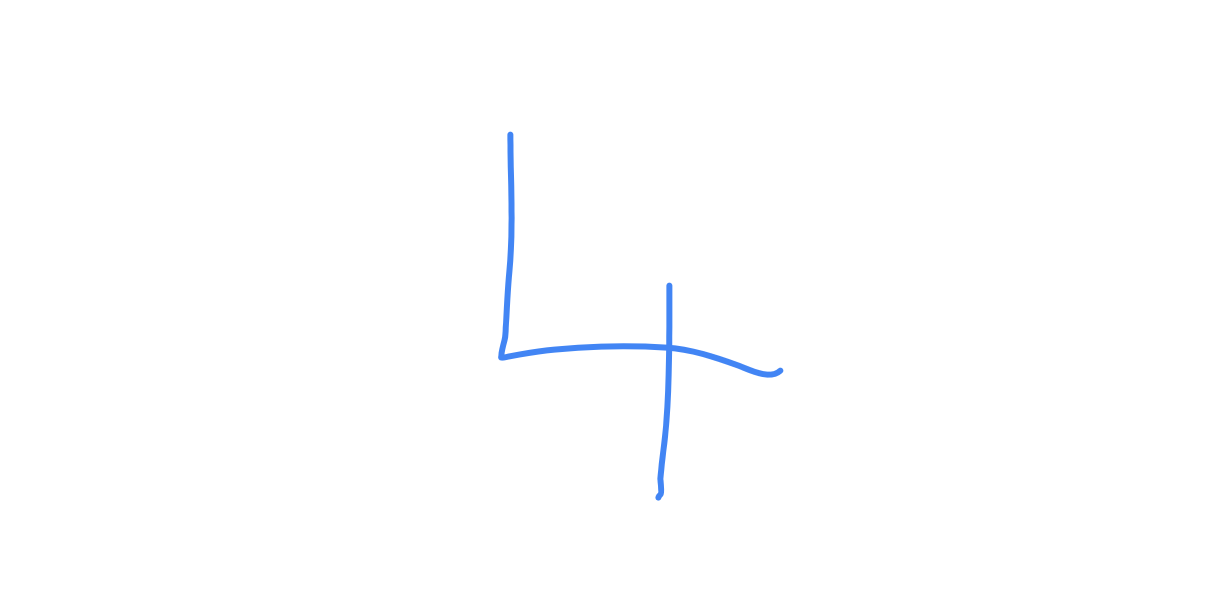
#> input picture data/img/autodraw 3_3_2023.png, 2458 x 1178 px, given in place of trex.png, which was not available (shown at 1/2 size)
$ jupyter execute session3_inclass_auan.ipynb   (text cells are left out)
#> lines starting #> are read from the running program, lines starting #| are printed output that depends on the picture; after the words box and inside, x2 and y2 are one past the last pixel; in counts of white or black regions, pixels touching at a corner belong together; pictures that were not available may be replaced by others from this repository, and a replacement may not be noted
[cell 1]
# We need to include the home directory in our path, so we can read in our own module.
import os
import sys
sys.path.append(os.path.join(".."))
import cv2
import numpy as np
from utils.imutils import jimshow
from utils.imutils import jimshow_channel
import matplotlib.pyplot as plt

[cell 2]
# load our dino pal
image = cv2.imread(os.path.join("..", "data", "img", "trex.png"))
#> image is the input picture: shape (1178, 2458, 3); mean B, G, R 254.9, 254.3, 253.9
width = image.shape[1]
#> width = 2458
height = image.shape[0]
#> height = 1178

[cell 3]
M = cv2.getRotationMatrix2D((width/2, height/2), -45, 1) # defining matrix, width and height divied by 2 = center //
# Rotate by 45 anti clock wise. Use minus to due clock wise
# CHange 1 too 2 to make the image more zoomed in.

[cell 4]
M

[cell 5]
rotated = cv2.warpAffine(image, M, (width, height)) # warpAffine = use on image with M and reatin width and height
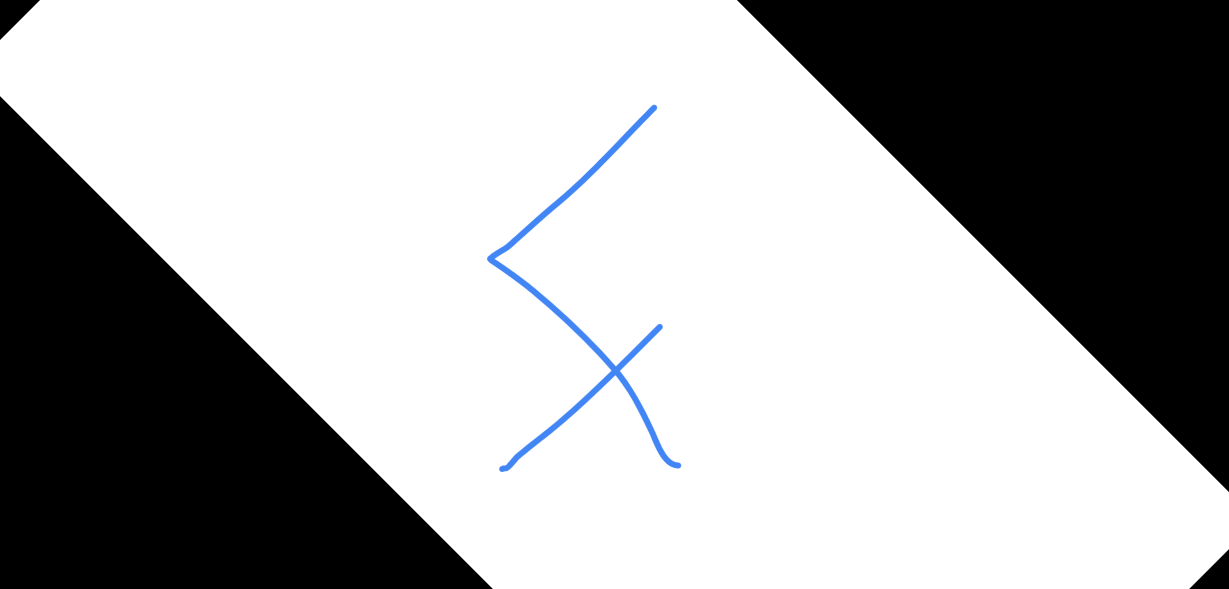
#> rotated: shape (1178, 2458, 3) (shown at 1/2 size); mean B, G, R 168.9, 168.3, 167.9

[cell 6]
jimshow(rotated, "Rotated 45 degrees around center")
#> (this line was passed over: utils is not available in this run)

[cell 7]
# load our dino pal
image = cv2.imread(os.path.join("..", "data", "img", "trex.png"))
width = image.shape[1]
height = image.shape[0]

[cell 8]
M = np.float64([[1, 0, 25],
                [0, 1, 50]])
# 25 is x axis
# 50 is y axis

[cell 9]
shifted = cv2.warpAffine(image, M, (width, height))
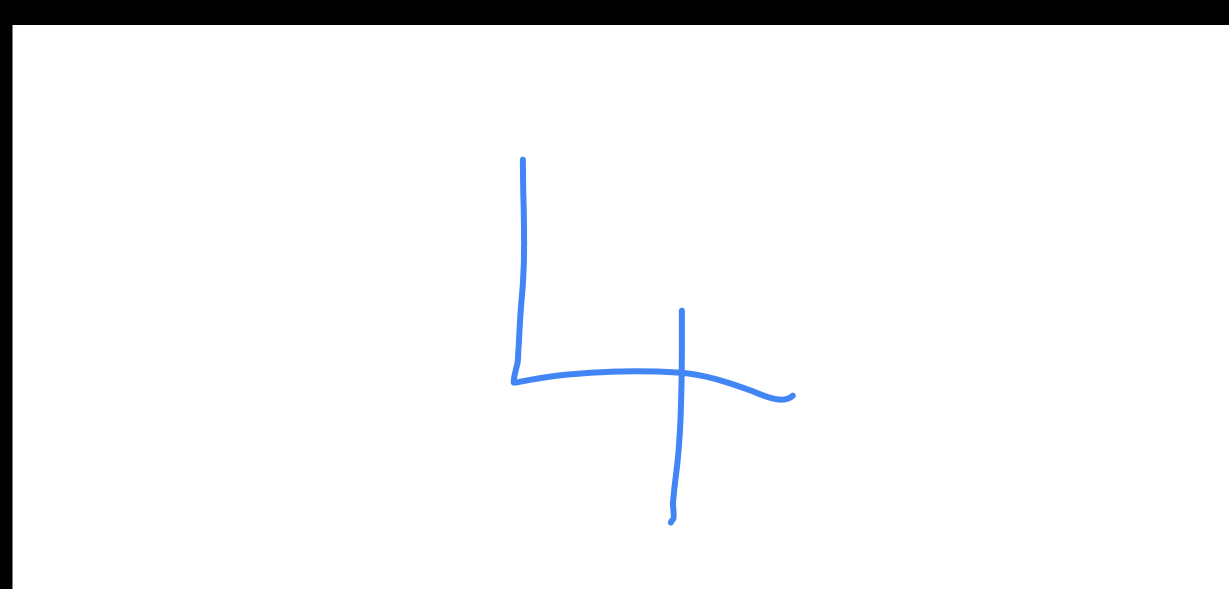
#> shifted: shape (1178, 2458, 3) (shown at 1/2 size); mean B, G, R 241.6, 241, 240.6

[cell 10]
jimshow(shifted, "Shifted down and right")
#> (this line was passed over: utils is not available in this run)

[cell 11]
# cv2.rectangle(image, start_point, end_point, colour, thickness)
cv2.rectangle(image, (250, 50), (275, 150), (255,0,0), 1)
#> image: shape (1178, 2458, 3); 0.01% of pixels changed, all inside (x1, y1, x2, y2) = (250, 50, 276, 151)
jimshow(image)
#> (this line was passed over: utils is not available in this run)

[cell 12]
(centerX, centerY) = (width // 2, height // 2) # // means floor division. Whole int value.
#> centerX = 1229; centerY = 589

[cell 13]
# cv2.circl(image, cent_coords, radius, colour, thickness)
cv2.circle(image, (centerX, centerY), 50, (143,50,200), -1)
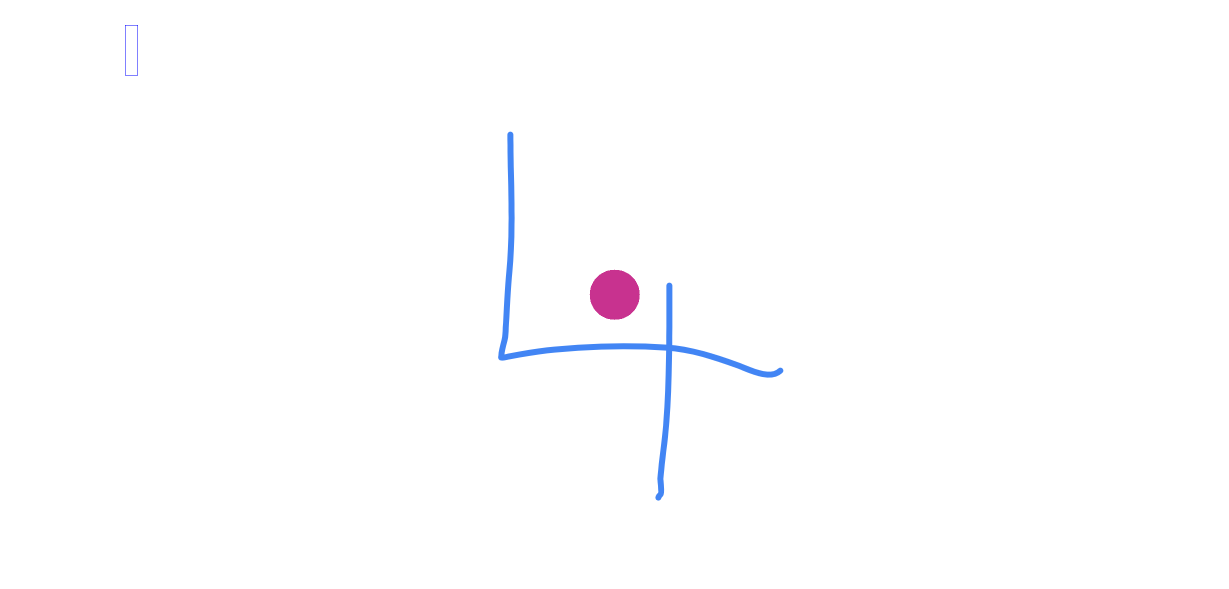
#> image: shape (1178, 2458, 3) (shown at 1/2 size); mean B, G, R 254.6, 253.7, 253.7
jimshow(image)
#> (this line was passed over: utils is not available in this run)
# Thickness can be defined as a minus as well. WHich will fill the circle.

[cell 14]
# load our dino pal
image = cv2.imread(os.path.join("..", "data", "img", "trex.png"))

[cell 15]
# Create an array of zeros
zeros = np.zeros((300, 300), dtype = "uint8")

[cell 16]
rect = cv2.rectangle(zeros, (25, 25), (275, 275), 255, -1)
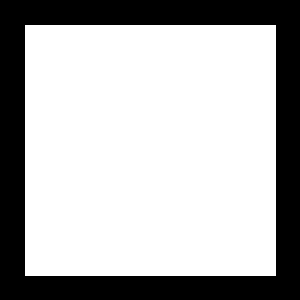
#> zeros: shape (300, 300); 70% white; 1 black region, box (x1, y1, x2, y2) and area: (0, 0, 300, 300) 26999

[cell 17]
jimshow_channel(rect)
#> (this line was passed over: utils is not available in this run)

[cell 18]
# circle
zeros = np.zeros((300, 300), dtype = "uint8")

[cell 19]
circ = cv2.circle(zeros, (150, 150), 150, 255, -1)
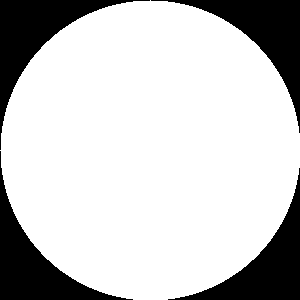
#> zeros: shape (300, 300); 78.5% white; 4 black regions, box (x1, y1, x2, y2) and area: (0, 0, 150, 150) 4980, (151, 0, 300, 133) 4830, (0, 151, 133, 300) 4830, (168, 168, 300, 300) 4681

[cell 20]
jimshow_channel(circ)
#> (this line was passed over: utils is not available in this run)

[cell 21]
# Mask should be same shape as image
mask = np.zeros(image.shape[:2], dtype="uint8")

[cell 22]
mask = cv2.rectangle(mask, (100,100), (200, 200), 255, -1)

[cell 23]
jimshow_channel(mask)
#> (this line was passed over: utils is not available in this run)
